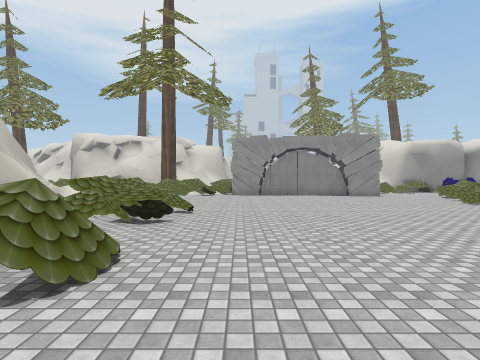
View 1 (above)

22 first-person views from a walk through a Unity game level. The camera is 1.5 m above the floor, looks level and sees 80° across. The floor is counted in squares, 2 m on a side. Each view is taken from the middle of a square. On the plan, view 1 faces up. The plan holds only what a view shows up to about 10 squares ahead; the rest is blank. The place goes on beyond the plan. The player is left out. Some animated figures are not drawn. Some surface patterns are stand-ins.

View 2
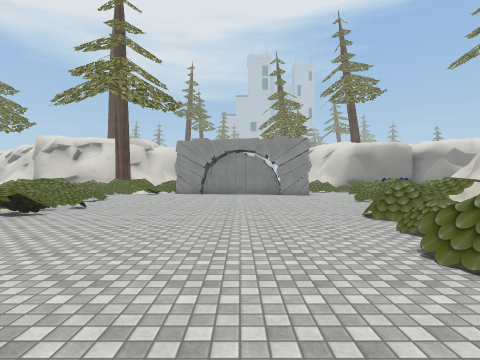

View 3
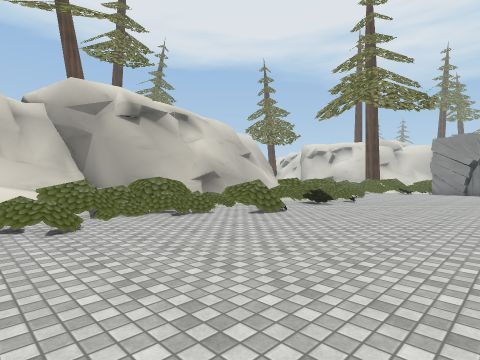

View 4
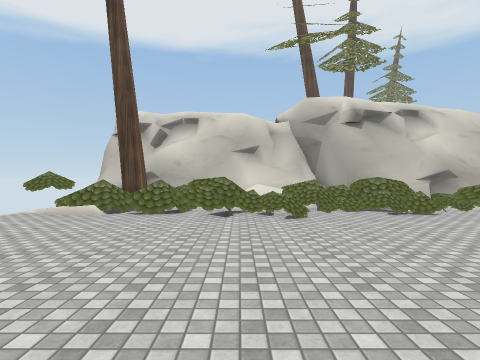

View 5
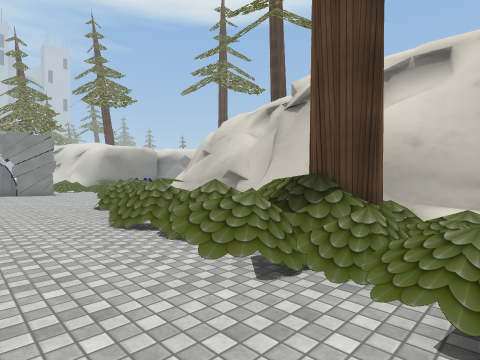

View 6
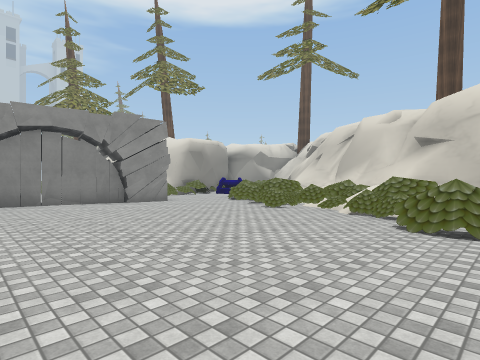

View 7
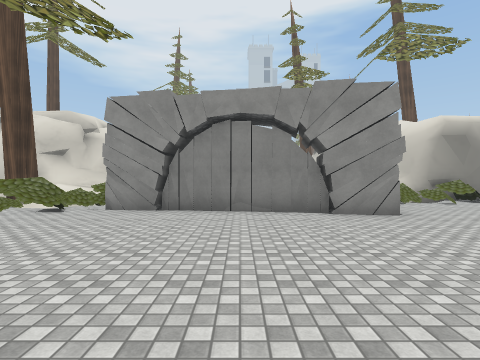

View 8
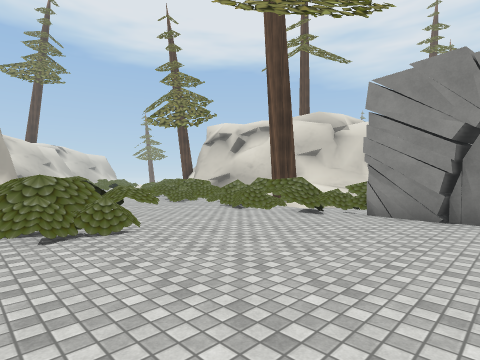

View 9
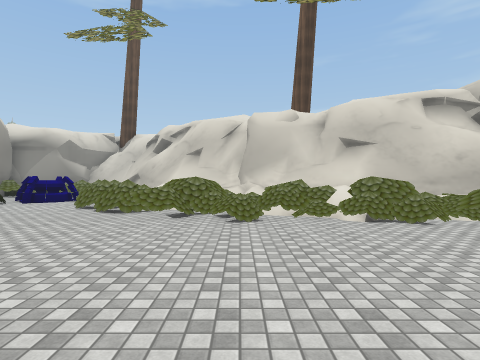

View 10
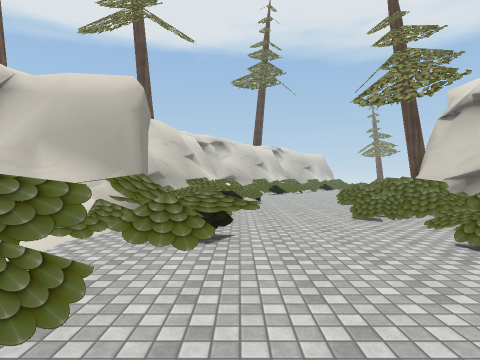

View 11
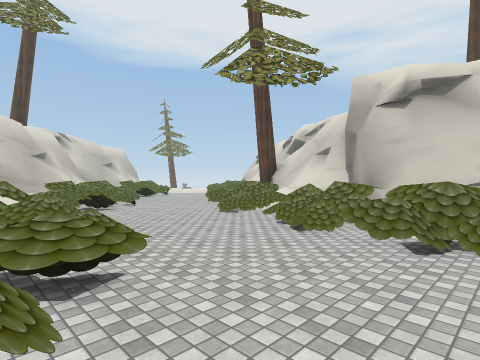

View 12
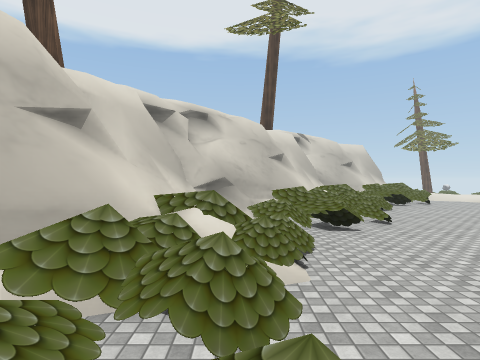

View 13
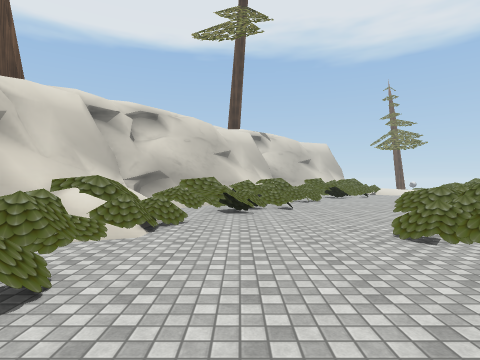

View 14
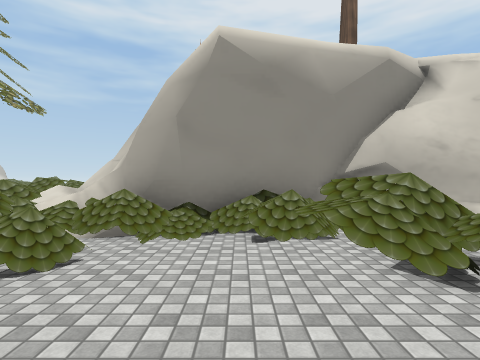

View 15
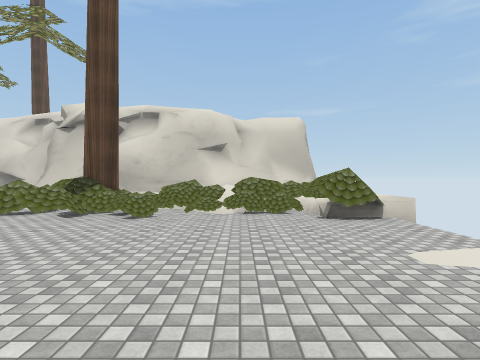

View 16
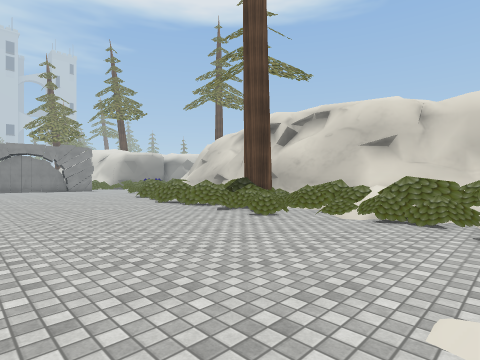

View 17
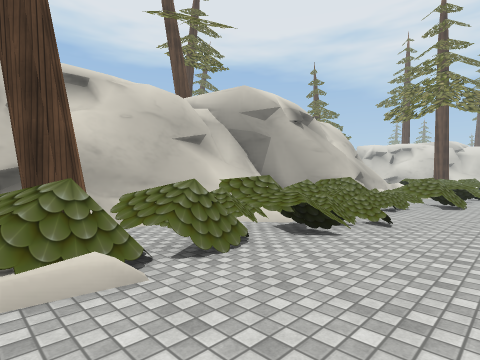

View 18
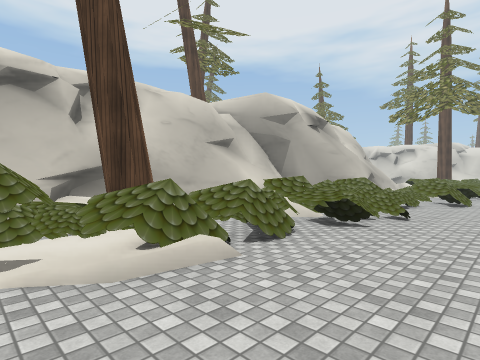

View 19
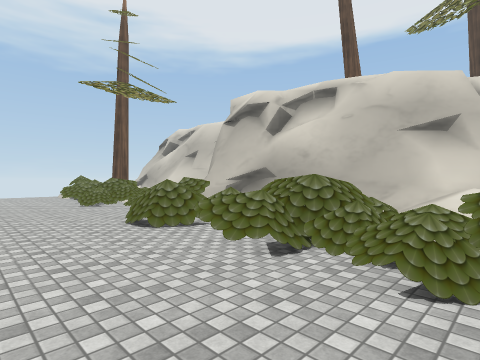

View 20
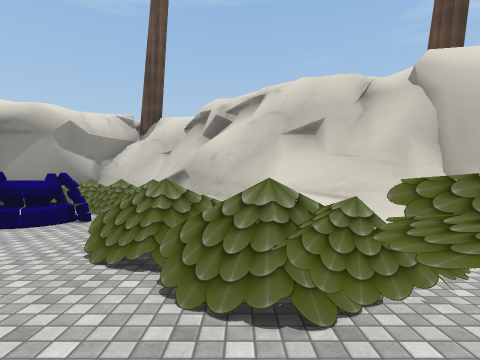

View 21
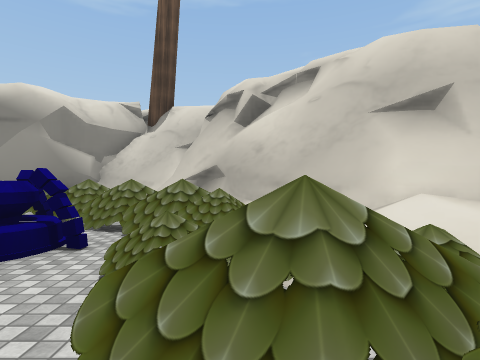

View 22
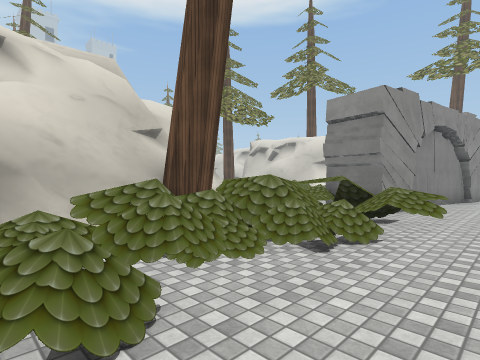

### Floor plan
Key: @ floor where view 1 was taken; # wall or solid block; x gap in a wall; . main floor; : floor 0.5 m higher than the main floor; + floor 1 m higher than the main floor; * floor 1.25 m higher than the main floor; / step, stairs or slope; = window, fence, low wall or low ledge; ^ raised ledge; v drop or lower ground; O other object.
Columns run from 20 left of view 1 to 14 right of it. Each row starts with its distance up from view 1.
 16  =...==///#######  x/       ///OOO=
 15  =/....#//=////=#=####     .....OO
 14  ///=....../= //###=#######...#=#=#
 13 #=//=/........... =...........=  =#
 12 ##////=/.#...................=#####
 11  ### ///////../##=..........//=####
 10    ###== /=////=#=#.........// ##
  9     ######=######==........////##
  8         #######===/........///##
  7               ###//=.......//=##
  6                #=/##......#==##
  5                #^/=/......=+#=#
  4                ## #=......x:=#
  3                 ##=.......x ##
  2                  =#=.....=  ##
  1                 ##=......#####
  0               ####=.@....=###
 -1               #=*//..... /###
 -2               ##  =....../###
 -3                #=##......=###
 -4                # ##......//#
 -5                # =......./##
 -6                ####......###
 -7                  ##...../#
 -8                  #... //v#
 -9                          =

Positions as (right, up) in squares from view 1, and headings:
1: (0, 0), facing up
2: (3, -1), facing up
3: (3, -3), facing up-left
4: (4, -3), facing left
5: (3, -3), facing up-right
6: (1, 4), facing up-right
7: (3, 7), facing up
8: (2, 8), facing up-left
9: (2, 9), facing right
10: (-1, 11), facing left
11: (-7, 10), facing up-left
12: (-10, 11), facing left
13: (-9, 13), facing left
14: (-8, 13), facing down
15: (-1, -5), facing right
16: (0, -7), facing up-right
17: (0, -7), facing up-left
18: (0, -8), facing up-left
19: (1, 7), facing down-left
20: (7, 12), facing right
21: (9, 13), facing right
22: (-7, 12), facing up-right
